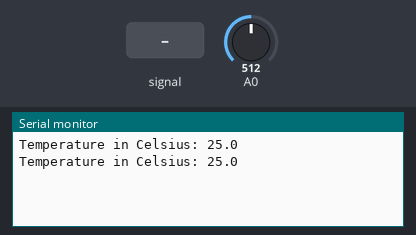
The sketch below on a simulated Arduino Uno, built with avr-gcc and run on an emulated ATmega328P. Parts: the last lines printed to the serial monitor. The inputs (shaded band) are chosen by the test bench; at power-on: A0 = 512.

Above: at 1.2 s.
1.3 s: A0 fed a 200 Hz sine of ±81 counts around its level
At 1.9 s:
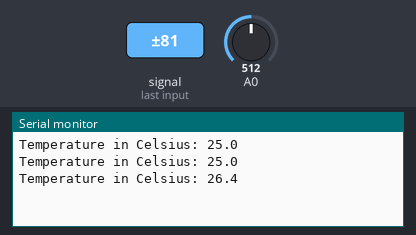
2.8 s: A0 set to 716
At 3.4 s:
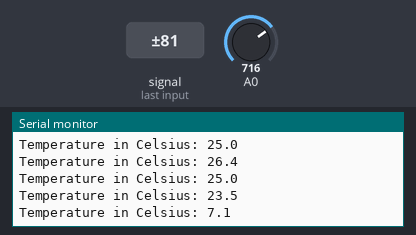
4.3 s: A0 fed a 1000 Hz sine of ±255 counts around its level
At 4.9 s:
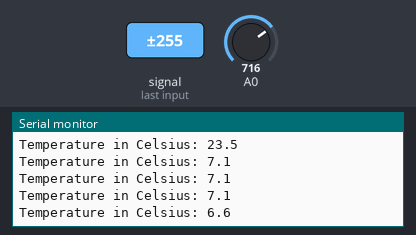
5.8 s: A0 set to 900
At 6.5 s:
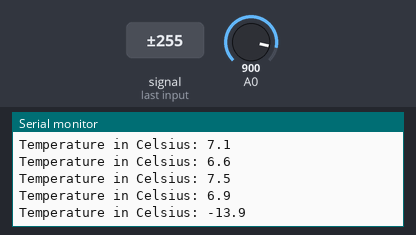
Timing chart, 0 to 8.3 s (numbered marks = the images above; inputs shaded):
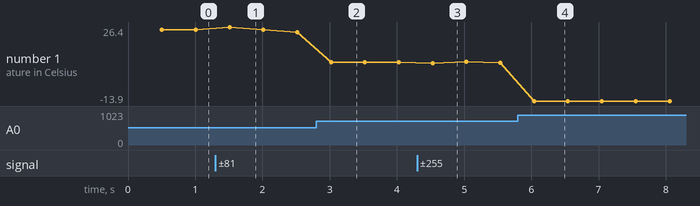

The sketch:

Day_7.ino
```cpp
const float R_FIXED = 10000.0;   // fixed resistor value
const float R0 = 10000.0;        // thermistor resistance at 25°C
const float T0 = 298.15;         // 25°C in Kelvin
const float BETA = 3950.0;       // beta coefficient
float raw = 0;

unsigned long lastPrint = 0;
const unsigned long EVERY_PRINT = 500;

void setup() {
  Serial.begin(9600);
}

void loop() {
  // Average 64 readings to cut out electrical noise
  unsigned long sum = 0;
  for (int i = 0; i < 64; i++) {
    sum = sum + analogRead(A0);
  }
  raw = sum / 64.0;

  // Calculate thermistor resistance using the voltage divider ratio
  float R = R_FIXED * raw / (1023.0 - raw);

  // Beta equation to find temperature in Kelvin
  float T = 1.0 / ((1.0 / T0) + (1.0 / BETA) * log(R / R0));

  // Print temperature every 500ms without blocking code execution
  unsigned long now = millis();
  if (now - lastPrint > EVERY_PRINT) {
    lastPrint = now;
    float Celsius = T - 273.15;  // * This 273.15 subtraction is to turn Kelvin to Celsius
    Serial.print("Temperature in Celsius: ");
    Serial.println(Celsius, 1);
  }
}
```

Measured:
- after the input at 1.3 s, the serial monitor: prints a new line after 0.21 s (image 1)
- after the input at 2.8 s, the serial monitor: prints a new line after 0.22 s (image 2)
- after the input at 4.3 s, the serial monitor: prints a new line after 0.23 s (image 3)
- after the input at 5.8 s, the serial monitor: prints a new line after 0.24 s (image 4)
- plotted number 1: 25 → 23.5 after the input at 1.3 s, 23.5 → 7.1 after the input at 2.8 s, 7.1 → 6.9 after the input at 4.3 s, 6.9 → -13.9 after the input at 5.8 s
